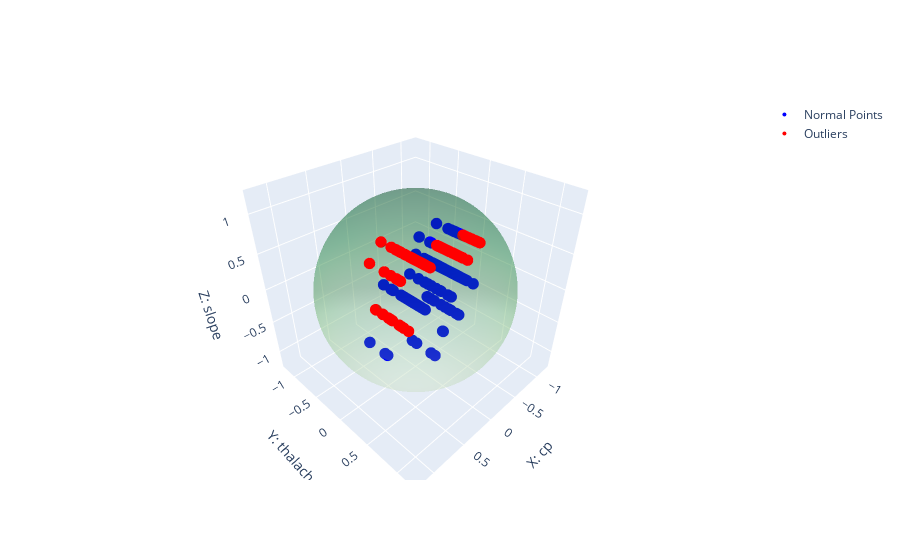

Notebook source saved alongside this figure:
### Code cell
import plotly.graph_objs as go
import numpy as np
import plotly.express as px
from mpl_toolkits.mplot3d import Axes3D

# Generate example data (replace this with your own data)
#np.random.seed(0)
#data = np.random.rand(100, 3)
#np.random.rand(200)

# Select the three columns you want to convert
selected_columns = dataframe_scaled_minmax[['cp', 'thalach', 'slope']]

# Convert the selected columns to a numpy.ndarray
data = selected_columns.to_numpy()

# Define a threshold (Euclidean distance) to identify outliers (adjust as needed)
threshold = 1.2

# Compute the Euclidean distance from the origin (center) for each data point
distances = np.linalg.norm(data, axis=1)

# Identify the indices of outliers
outliers_indices = np.where(distances > threshold)[0]

# Separate the data into two groups: normal points and outliers
normal_points = data[distances <= threshold]
outliers = data[outliers_indices]

# Create an interactive 3D figure
fig = go.Figure()

# Plot the normal data points (inside the sphere)
fig.add_trace(go.Scatter3d(
    x=normal_points[:, 0],
    y=normal_points[:, 1],
    z=normal_points[:, 2],
    mode='markers',
    marker={'color':'blue', 'size':4},
    name='Normal Points'
))

# Plot the outliers (outside the sphere)
fig.add_trace(go.Scatter3d(
    x=outliers[:, 0],
    y=outliers[:, 1],
    z=outliers[:, 2],
    mode='markers',
    marker={'color':'red', 'size':4},
    name='Outliers'
))

# Create a sphere that excludes the outliers
u = np.linspace(0, 2 * np.pi, 100)
v = np.linspace(0, np.pi, 100)
x = threshold * np.outer(np.cos(u), np.sin(v))
y = threshold * np.outer(np.sin(u), np.sin(v))
z = threshold * np.outer(np.ones_like(u), np.cos(v))

fig.add_trace(go.Surface(x=x, y=y, z=z, colorscale='greens', opacity=0.3, showscale=False, name='Threshold Sphere'))

# Configure the figure layout
fig.update_layout(
    scene={
        'xaxis_title':'X: cp', # X AXIS
        'yaxis_title':'Y: thalach', # Y AXIS
        'zaxis_title':'Z: slope' # Z AXIS
    },
    scene_camera={
        'center':{'x':0, 'y':0, 'z':0},
        'eye':{'x':1.25, 'y':1.25, 'z':1.25}
    }
)

# Show the interactive figure
fig.show()

# Calculate the distance to the origin for each sample
dataframe_scaled_minmax['DIST'] = np.sqrt(dataframe_scaled_minmax['cp']**2 + dataframe_scaled_minmax['thalach']**2 + dataframe_scaled_minmax['slope']**2)
# Filter the DataFrame to get only the samples inside the sphere
filtered_df = dataframe_scaled_minmax[dataframe_scaled_minmax['DIST'] <= threshold]
print(filtered_df.shape)
filtered_df.head(20)

### Figure 1 — Plotly figure (JSON) as saved in the notebook; plotly's stock layout.template omitted (floating-point values rounded to 4 significant figures; data arrays with more than 128 entries replaced by an {"elided": "..."} marker saying what was removed)
{"data": [{"marker": {"color": "blue", "size": 4}, "mode": "markers", "name": "Normal Points", "type": "scatter3d", "x": {"elided": "592 float values"}, "y": {"elided": "592 float values"}, "z": {"elided": "592 float values"}}, {"marker": {"color": "red", "size": 4}, "mode": "markers", "name": "Outliers", "type": "scatter3d", "x": {"elided": "433 float values"}, "y": {"elided": "433 float values"}, "z": {"elided": "433 float values"}}, {"colorscale": [[0, "rgb(247,252,245)"], [0.125, "rgb(229,245,224)"], [0.25, "rgb(199,233,192)"], [0.375, "rgb(161,217,155)"], [0.5, "rgb(116,196,118)"], [0.625, "rgb(65,171,93)"], [0.75, "rgb(35,139,69)"], [0.875, "rgb(0,109,44)"], [1, "rgb(0,68,27)"]], "name": "Threshold Sphere", "opacity": 0.3, "showscale": false, "type": "surface", "x": {"elided": "100x100 float values"}, "y": {"elided": "100x100 float values"}, "z": {"elided": "100x100 float values"}}], "layout": {"scene": {"camera": {"center": {"x": 0, "y": 0, "z": 0}, "eye": {"x": 1.25, "y": 1.25, "z": 1.25}}, "xaxis": {"title": {"text": "X: cp"}}, "yaxis": {"title": {"text": "Y: thalach"}}, "zaxis": {"title": {"text": "Z: slope"}}}}}
